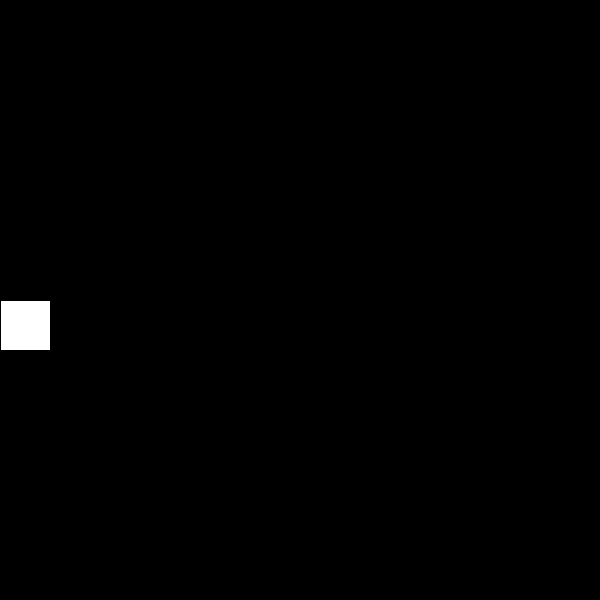
Frame 1 (no input)
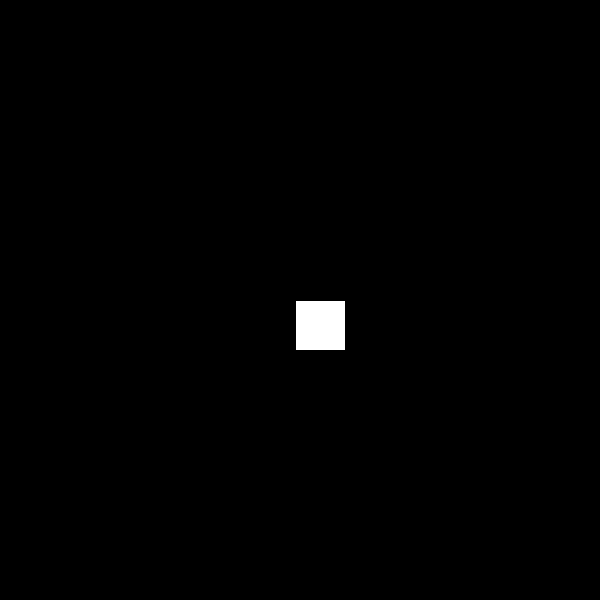
Frame 60 (the mouse pressed at the canvas centre just before this capture)
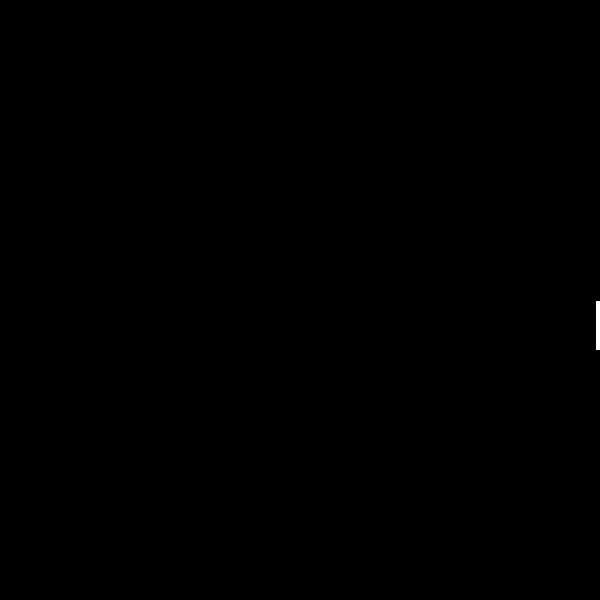
Frame 120 (the mouse held since frame 60 and released just before this capture)

The Processing sketch that drew these frames (run headless with seeded random() and noise(); from frame 60 on, the mouse is pressed at the canvas centre):

// Processing sketch: bouncig_ball_faster
// ── bouncig_ball_faster.pde
float circleX;
float xspeed=5;
void setup()
{
  size(600, 600);
  circleX=0;
}
void draw()
{
  background(0);
  fill(255);
  rect(circleX, height/2, 50, 50);
  circleX=circleX+xspeed;
  if (circleX>width||circleX<0) {
  xspeed=xspeed*-1.1;}
}
